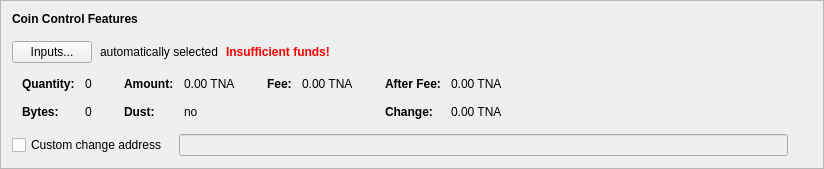
      <widget class="QFrame" name="frameCoinControl">
       <property name="sizePolicy">
        <sizepolicy hsizetype="Preferred" vsizetype="Fixed">
         <horstretch>0</horstretch>
         <verstretch>0</verstretch>
        </sizepolicy>
       </property>
       <property name="frameShape">
        <enum>QFrame::StyledPanel</enum>
       </property>
       <property name="frameShadow">
        <enum>QFrame::Raised</enum>
       </property>
       <layout class="QVBoxLayout" name="verticalLayout_4">
        <item>
         <layout class="QVBoxLayout" name="verticalLayoutCoinControl" stretch="0,0,0,0,0">
          <property name="spacing">
           <number>0</number>
          </property>
          <property name="sizeConstraint">
           <enum>QLayout::SetDefaultConstraint</enum>
          </property>
          <property name="leftMargin">
           <number>0</number>
          </property>
          <property name="topMargin">
           <number>0</number>
          </property>
          <item>
           <layout class="QHBoxLayout" name="horizontalLayoutCoinControl1">
            <property name="bottomMargin">
             <number>15</number>
            </property>
            <item>
             <widget class="QLabel" name="labelCoinControlFeatures">
              <property name="sizePolicy">
               <sizepolicy hsizetype="Preferred" vsizetype="Maximum">
                <horstretch>0</horstretch>
                <verstretch>0</verstretch>
               </sizepolicy>
              </property>
              <property name="font">
               <font>
                <weight>75</weight>
                <bold>true</bold>
               </font>
              </property>
              <property name="styleSheet">
               <string notr="true">font-weight:bold;</string>
              </property>
              <property name="text">
               <string>Coin Control Features</string>
              </property>
             </widget>
            </item>
           </layout>
          </item>
          <item>
           <layout class="QHBoxLayout" name="horizontalLayoutCoinControl2" stretch="0,0,0,0">
            <property name="spacing">
             <number>8</number>
            </property>
            <property name="bottomMargin">
             <number>10</number>
            </property>
            <item>
             <widget class="QPushButton" name="pushButtonCoinControl">
              <property name="styleSheet">
               <string notr="true"/>
              </property>
              <property name="text">
               <string>Inputs...</string>
              </property>
              <property name="autoDefault">
               <bool>false</bool>
              </property>
             </widget>
            </item>
            <item>
             <widget class="QLabel" name="labelCoinControlAutomaticallySelected">
              <property name="text">
               <string>automatically selected</string>
              </property>
              <property name="margin">
               <number>5</number>
              </property>
             </widget>
            </item>
            <item>
             <widget class="QLabel" name="labelCoinControlInsuffFunds">
              <property name="font">
               <font>
                <weight>75</weight>
                <bold>true</bold>
               </font>
              </property>
              <property name="styleSheet">
               <string notr="true">color:red;font-weight:bold;</string>
              </property>
              <property name="text">
               <string>Insufficient funds!</string>
              </property>
              <property name="margin">
               <number>5</number>
              </property>
             </widget>
            </item>
            <item>
             <spacer name="horizontalSpacerCoinControl">
              <property name="orientation">
               <enum>Qt::Horizontal</enum>
              </property>
              <property name="sizeHint" stdset="0">
               <size>
                <width>40</width>
                <height>1</height>
               </size>
              </property>
             </spacer>
            </item>
           </layout>
          </item>
          <item>
           <widget class="QWidget" name="widgetCoinControl" native="true">
            <property name="sizePolicy">
             <sizepolicy hsizetype="Preferred" vsizetype="Preferred">
              <horstretch>0</horstretch>
              <verstretch>0</verstretch>
             </sizepolicy>
            </property>
            <property name="minimumSize">
             <size>
              <width>0</width>
              <height>0</height>
             </size>
            </property>
            <property name="styleSheet">
             <string notr="true"/>
            </property>
            <layout class="QHBoxLayout" name="horizontalLayoutCoinControl5">
             <property name="leftMargin">
              <number>0</number>
             </property>
             <property name="topMargin">
              <number>0</number>
             </property>
             <property name="rightMargin">
              <number>0</number>
             </property>
             <property name="bottomMargin">
              <number>0</number>
             </property>
             <item>
              <layout class="QHBoxLayout" name="horizontalLayoutCoinControl3" stretch="0,0,0,1">
               <property name="spacing">
                <number>20</number>
               </property>
               <property name="topMargin">
                <number>0</number>
               </property>
               <property name="bottomMargin">
                <number>10</number>
               </property>
               <item>
                <layout class="QFormLayout" name="formLayoutCoinControl1">
                 <property name="horizontalSpacing">
                  <number>10</number>
                 </property>
                 <property name="verticalSpacing">
                  <number>14</number>
                 </property>
                 <property name="leftMargin">
                  <number>10</number>
                 </property>
                 <property name="topMargin">
                  <number>4</number>
                 </property>
                 <property name="rightMargin">
                  <number>6</number>
                 </property>
                 <item row="0" column="0">
                  <widget class="QLabel" name="labelCoinControlQuantityText">
                   <property name="font">
                    <font>
                     <weight>75</weight>
                     <bold>true</bold>
                    </font>
                   </property>
                   <property name="text">
                    <string>Quantity:</string>
                   </property>
                   <property name="margin">
                    <number>0</number>
                   </property>
                  </widget>
                 </item>
                 <item row="0" column="1">
                  <widget class="QLabel" name="labelCoinControlQuantity">
                   <property name="cursor">
                    <cursorShape>IBeamCursor</cursorShape>
                   </property>
                   <property name="contextMenuPolicy">
                    <enum>Qt::ActionsContextMenu</enum>
                   </property>
                   <property name="text">
                    <string notr="true">0</string>
                   </property>
                   <property name="margin">
                    <number>0</number>
                   </property>
                   <property name="textInteractionFlags">
                    <set>Qt::LinksAccessibleByMouse|Qt::TextSelectableByKeyboard|Qt::TextSelectableByMouse</set>
                   </property>
                  </widget>
                 </item>
                 <item row="1" column="0">
                  <widget class="QLabel" name="labelCoinControlBytesText">
                   <property name="font">
                    <font>
                     <weight>75</weight>
                     <bold>true</bold>
                    </font>
                   </property>
                   <property name="text">
                    <string>Bytes:</string>
                   </property>
                  </widget>
                 </item>
                 <item row="1" column="1">
                  <widget class="QLabel" name="labelCoinControlBytes">
                   <property name="cursor">
                    <cursorShape>IBeamCursor</cursorShape>
                   </property>
                   <property name="contextMenuPolicy">
                    <enum>Qt::ActionsContextMenu</enum>
                   </property>
                   <property name="text">
                    <string notr="true">0</string>
                   </property>
                   <property name="textInteractionFlags">
                    <set>Qt::LinksAccessibleByMouse|Qt::TextSelectableByKeyboard|Qt::TextSelectableByMouse</set>
                   </property>
                  </widget>
                 </item>
                </layout>
               </item>
               <item>
                <layout class="QFormLayout" name="formLayoutCoinControl2">
                 <property name="horizontalSpacing">
                  <number>10</number>
                 </property>
                 <property name="verticalSpacing">
                  <number>14</number>
                 </property>
                 <property name="leftMargin">
                  <number>6</number>
                 </property>
                 <property name="topMargin">
                  <number>4</number>
                 </property>
                 <property name="rightMargin">
                  <number>6</number>
                 </property>
                 <item row="0" column="0">
                  <widget class="QLabel" name="labelCoinControlAmountText">
                   <property name="font">
                    <font>
                     <weight>75</weight>
                     <bold>true</bold>
                    </font>
                   </property>
                   <property name="text">
                    <string>Amount:</string>
                   </property>
                   <property name="margin">
                    <number>0</number>
                   </property>
                  </widget>
                 </item>
                 <item row="0" column="1">
                  <widget class="QLabel" name="labelCoinControlAmount">
                   <property name="cursor">
                    <cursorShape>IBeamCursor</cursorShape>
                   </property>
                   <property name="contextMenuPolicy">
                    <enum>Qt::ActionsContextMenu</enum>
                   </property>
                   <property name="text">
                    <string notr="true">0.00 TNA</string>
                   </property>
                   <property name="textInteractionFlags">
                    <set>Qt::LinksAccessibleByMouse|Qt::TextSelectableByKeyboard|Qt::TextSelectableByMouse</set>
                   </property>
                  </widget>
                 </item>
                 <item row="1" column="0">
                  <widget class="QLabel" name="labelCoinControlLowOutputText">
                   <property name="font">
                    <font>
                     <weight>75</weight>
                     <bold>true</bold>
                    </font>
                   </property>
                   <property name="text">
                    <string>Dust:</string>
                   </property>
                  </widget>
                 </item>
                 <item row="1" column="1">
                  <widget class="QLabel" name="labelCoinControlLowOutput">
                   <property name="cursor">
                    <cursorShape>IBeamCursor</cursorShape>
                   </property>
                   <property name="contextMenuPolicy">
                    <enum>Qt::ActionsContextMenu</enum>
                   </property>
                   <property name="text">
                    <string notr="true">no</string>
                   </property>
                   <property name="textInteractionFlags">
                    <set>Qt::LinksAccessibleByMouse|Qt::TextSelectableByKeyboard|Qt::TextSelectableByMouse</set>
                   </property>
                  </widget>
                 </item>
                </layout>
               </item>
               <item>
                <layout class="QFormLayout" name="formLayoutCoinControl3">
                 <property name="horizontalSpacing">
                  <number>10</number>
                 </property>
                 <property name="verticalSpacing">
                  <number>14</number>
                 </property>
                 <property name="leftMargin">
                  <number>6</number>
                 </property>
                 <property name="topMargin">
                  <number>4</number>
                 </property>
                 <property name="rightMargin">
                  <number>6</number>
                 </property>
                 <item row="0" column="0">
                  <widget class="QLabel" name="labelCoinControlFeeText">
                   <property name="font">
                    <font>
                     <weight>75</weight>
                     <bold>true</bold>
                    </font>
                   </property>
                   <property name="text">
                    <string>Fee:</string>
                   </property>
                   <property name="margin">
                    <number>0</number>
                   </property>
                  </widget>
                 </item>
                 <item row="0" column="1">
                  <widget class="QLabel" name="labelCoinControlFee">
                   <property name="cursor">
                    <cursorShape>IBeamCursor</cursorShape>
                   </property>
                   <property name="contextMenuPolicy">
                    <enum>Qt::ActionsContextMenu</enum>
                   </property>
                   <property name="text">
                    <string notr="true">0.00 TNA</string>
                   </property>
                   <property name="textInteractionFlags">
                    <set>Qt::LinksAccessibleByMouse|Qt::TextSelectableByKeyboard|Qt::TextSelectableByMouse</set>
                   </property>
                  </widget>
                 </item>
                </layout>
               </item>
               <item>
                <layout class="QFormLayout" name="formLayoutCoinControl4">
                 <property name="horizontalSpacing">
                  <number>10</number>
                 </property>
                 <property name="verticalSpacing">
                  <number>14</number>
                 </property>
                 <property name="leftMargin">
                  <number>6</number>
                 </property>
                 <property name="topMargin">
                  <number>4</number>
                 </property>
                 <property name="rightMargin">
                  <number>6</number>
                 </property>
                 <item row="0" column="0">
                  <widget class="QLabel" name="labelCoinControlAfterFeeText">
                   <property name="font">
                    <font>
                     <weight>75</weight>
                     <bold>true</bold>
                    </font>
                   </property>
                   <property name="text">
                    <string>After Fee:</string>
                   </property>
                   <property name="margin">
                    <number>0</number>
                   </property>
                  </widget>
                 </item>
                 <item row="0" column="1">
                  <widget class="QLabel" name="labelCoinControlAfterFee">
                   <property name="cursor">
                    <cursorShape>IBeamCursor</cursorShape>
                   </property>
                   <property name="contextMenuPolicy">
                    <enum>Qt::ActionsContextMenu</enum>
                   </property>
                   <property name="text">
                    <string notr="true">0.00 TNA</string>
                   </property>
                   <property name="textInteractionFlags">
                    <set>Qt::LinksAccessibleByMouse|Qt::TextSelectableByKeyboard|Qt::TextSelectableByMouse</set>
                   </property>
                  </widget>
                 </item>
                 <item row="1" column="0">
                  <widget class="QLabel" name="labelCoinControlChangeText">
                   <property name="font">
                    <font>
                     <weight>75</weight>
                     <bold>true</bold>
                    </font>
                   </property>
                   <property name="text">
                    <string>Change:</string>
                   </property>
                  </widget>
                 </item>
                 <item row="1" column="1">
                  <widget class="QLabel" name="labelCoinControlChange">
                   <property name="cursor">
                    <cursorShape>IBeamCursor</cursorShape>
                   </property>
                   <property name="contextMenuPolicy">
                    <enum>Qt::ActionsContextMenu</enum>
                   </property>
                   <property name="text">
                    <string notr="true">0.00 TNA</string>
                   </property>
                   <property name="textInteractionFlags">
                    <set>Qt::LinksAccessibleByMouse|Qt::TextSelectableByKeyboard|Qt::TextSelectableByMouse</set>
                   </property>
                  </widget>
                 </item>
                </layout>
               </item>
              </layout>
             </item>
            </layout>
           </widget>
          </item>
          <item>
           <layout class="QHBoxLayout" name="horizontalLayoutCoinControl4" stretch="0,0,0">
            <property name="spacing">
             <number>12</number>
            </property>
            <property name="sizeConstraint">
             <enum>QLayout::SetDefaultConstraint</enum>
            </property>
            <property name="topMargin">
             <number>5</number>
            </property>
            <property name="rightMargin">
             <number>5</number>
            </property>
            <item>
             <widget class="QCheckBox" name="checkBoxCoinControlChange">
              <property name="toolTip">
               <string>If this is activated, but the change address is empty or invalid, change will be sent to a newly generated address.</string>
              </property>
              <property name="text">
               <string>Custom change address</string>
              </property>
             </widget>
            </item>
            <item>
             <widget class="QValidatedLineEdit" name="lineEditCoinControlChange">
              <property name="enabled">
               <bool>false</bool>
              </property>
              <property name="sizePolicy">
               <sizepolicy hsizetype="Expanding" vsizetype="Fixed">
                <horstretch>0</horstretch>
                <verstretch>0</verstretch>
               </sizepolicy>
              </property>
             </widget>
            </item>
            <item>
             <widget class="QLabel" name="labelCoinControlChangeLabel">
              <property name="sizePolicy">
               <sizepolicy hsizetype="Preferred" vsizetype="Expanding">
                <horstretch>0</horstretch>
                <verstretch>0</verstretch>
               </sizepolicy>
              </property>
              <property name="minimumSize">
               <size>
                <width>0</width>
                <height>0</height>
               </size>
              </property>
              <property name="text">
               <string/>
              </property>
              <property name="margin">
               <number>3</number>
              </property>
             </widget>
            </item>
           </layout>
          </item>
          <item>
           <spacer name="verticalSpacerCoinControl">
            <property name="orientation">
             <enum>Qt::Vertical</enum>
            </property>
            <property name="sizeType">
             <enum>QSizePolicy::Expanding</enum>
            </property>
            <property name="sizeHint" stdset="0">
             <size>
              <width>800</width>
              <height>1</height>
             </size>
            </property>
           </spacer>
          </item>
         </layout>
        </item>
       </layout>
      </widget>
